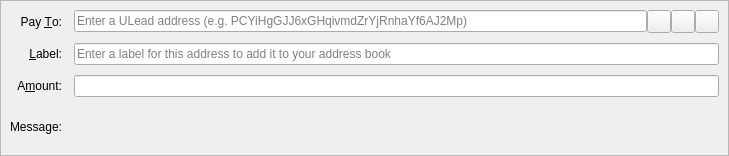
<?xml version="1.0" encoding="UTF-8"?>
<ui version="4.0">
 <class>SendCoinsEntry</class>
 <widget class="QStackedWidget" name="SendCoinsEntry">
  <property name="geometry">
   <rect>
    <x>0</x>
    <y>0</y>
    <width>729</width>
    <height>156</height>
   </rect>
  </property>
  <property name="focusPolicy">
   <enum>Qt::TabFocus</enum>
  </property>
  <property name="autoFillBackground">
   <bool>false</bool>
  </property>
  <widget class="QFrame" name="SendCoins">
   <property name="toolTip">
    <string>This is a normal payment.</string>
   </property>
   <property name="frameShape">
    <enum>QFrame::StyledPanel</enum>
   </property>
   <property name="frameShadow">
    <enum>QFrame::Sunken</enum>
   </property>
   <layout class="QGridLayout" name="gridLayout">
    <property name="horizontalSpacing">
     <number>12</number>
    </property>
    <property name="verticalSpacing">
     <number>10</number>
    </property>
    <item row="0" column="0">
     <widget class="QLabel" name="payToLabel">
      <property name="text">
       <string>Pay &amp;To:</string>
      </property>
      <property name="alignment">
       <set>Qt::AlignRight|Qt::AlignTrailing|Qt::AlignVCenter</set>
      </property>
      <property name="buddy">
       <cstring>payTo</cstring>
      </property>
     </widget>
    </item>
    <item row="0" column="1">
     <layout class="QHBoxLayout" name="payToLayout">
      <property name="spacing">
       <number>0</number>
      </property>
      <item>
       <widget class="QValidatedLineEdit" name="payTo">
        <property name="toolTip">
         <string>The ULead address to send the payment to</string>
        </property>
        <property name="inputMask">
         <string/>
        </property>
        <property name="placeholderText">
         <string>Enter a ULead address (e.g. PCYiHgGJJ6xGHqivmdZrYjRnhaYf6AJ2Mp)</string>
        </property>
       </widget>
      </item>
      <item>
       <widget class="QToolButton" name="addressBookButton">
        <property name="toolTip">
         <string>Choose previously used address</string>
        </property>
        <property name="text">
         <string/>
        </property>
        <property name="icon">
         <iconset resource="../ulead.qrc">
          <normaloff>:/icons/address-book</normaloff>:/icons/address-book</iconset>
        </property>
        <property name="iconSize">
         <size>
          <width>16</width>
          <height>16</height>
         </size>
        </property>
        <property name="shortcut">
         <string>Alt+A</string>
        </property>
       </widget>
      </item>
      <item>
       <widget class="QToolButton" name="pasteButton">
        <property name="toolTip">
         <string>Paste address from clipboard</string>
        </property>
        <property name="text">
         <string/>
        </property>
        <property name="icon">
         <iconset resource="../ulead.qrc">
          <normaloff>:/icons/editpaste</normaloff>:/icons/editpaste</iconset>
        </property>
        <property name="shortcut">
         <string>Alt+P</string>
        </property>
       </widget>
      </item>
      <item>
       <widget class="QToolButton" name="deleteButton">
        <property name="toolTip">
         <string>Remove this entry</string>
        </property>
        <property name="text">
         <string/>
        </property>
        <property name="icon">
         <iconset resource="../ulead.qrc">
          <normaloff>:/icons/remove</normaloff>:/icons/remove</iconset>
        </property>
       </widget>
      </item>
     </layout>
    </item>
    <item row="1" column="0">
     <widget class="QLabel" name="labelLabel">
      <property name="text">
       <string>&amp;Label:</string>
      </property>
      <property name="alignment">
       <set>Qt::AlignRight|Qt::AlignTrailing|Qt::AlignVCenter</set>
      </property>
      <property name="buddy">
       <cstring>addAsLabel</cstring>
      </property>
     </widget>
    </item>
    <item row="1" column="1">
     <widget class="QLineEdit" name="addAsLabel">
      <property name="toolTip">
       <string>Enter a label for this address to add it to the list of used addresses</string>
      </property>
      <property name="inputMask">
       <string/>
      </property>
      <property name="placeholderText">
       <string>Enter a label for this address to add it to your address book</string>
      </property>
     </widget>
    </item>
    <item row="2" column="0">
     <widget class="QLabel" name="amountLabel">
      <property name="text">
       <string>A&amp;mount:</string>
      </property>
      <property name="alignment">
       <set>Qt::AlignRight|Qt::AlignTrailing|Qt::AlignVCenter</set>
      </property>
      <property name="buddy">
       <cstring>payAmount</cstring>
      </property>
     </widget>
    </item>
    <item row="2" column="1">
     <widget class="BitcoinAmountField" name="payAmount"/>
    </item>
    <item row="3" column="0">
     <widget class="QLabel" name="messageLabel">
      <property name="text">
       <string>Message:</string>
      </property>
      <property name="alignment">
       <set>Qt::AlignRight|Qt::AlignTrailing|Qt::AlignVCenter</set>
      </property>
     </widget>
    </item>
    <item row="3" column="1">
     <widget class="QLabel" name="messageTextLabel">
      <property name="toolTip">
       <string>A message that was attached to the ULead: URI which will be stored with the transaction for your reference. Note: This message will not be sent over the ULead network.</string>
      </property>
      <property name="textFormat">
       <enum>Qt::PlainText</enum>
      </property>
     </widget>
    </item>
   </layout>
  </widget>
  <widget class="QFrame" name="SendCoins_InsecurePaymentRequest">
   <property name="palette">
    <palette>
     <active>
      <colorrole role="WindowText">
       <brush brushstyle="SolidPattern">
        <color alpha="255">
         <red>0</red>
         <green>0</green>
         <blue>0</blue>
        </color>
       </brush>
      </colorrole>
      <colorrole role="Button">
       <brush brushstyle="SolidPattern">
        <color alpha="255">
         <red>255</red>
         <green>255</green>
         <blue>127</blue>
        </color>
       </brush>
      </colorrole>
      <colorrole role="Light">
       <brush brushstyle="SolidPattern">
        <color alpha="255">
         <red>255</red>
         <green>255</green>
         <blue>255</blue>
        </color>
       </brush>
      </colorrole>
      <colorrole role="Midlight">
       <brush brushstyle="SolidPattern">
        <color alpha="255">
         <red>255</red>
         <green>255</green>
         <blue>191</blue>
        </color>
       </brush>
      </colorrole>
      <colorrole role="Dark">
       <brush brushstyle="SolidPattern">
        <color alpha="255">
         <red>127</red>
         <green>127</green>
         <blue>63</blue>
        </color>
       </brush>
      </colorrole>
      <colorrole role="Mid">
       <brush brushstyle="SolidPattern">
        <color alpha="255">
         <red>170</red>
         <green>170</green>
         <blue>84</blue>
        </color>
       </brush>
      </colorrole>
      <colorrole role="Text">
       <brush brushstyle="SolidPattern">
        <color alpha="255">
         <red>0</red>
         <green>0</green>
         <blue>0</blue>
        </color>
       </brush>
      </colorrole>
      <colorrole role="BrightText">
       <brush brushstyle="SolidPattern">
        <color alpha="255">
         <red>255</red>
         <green>255</green>
         <blue>255</blue>
        </color>
       </brush>
      </colorrole>
      <colorrole role="ButtonText">
       <brush brushstyle="SolidPattern">
        <color alpha="255">
         <red>0</red>
         <green>0</green>
         <blue>0</blue>
        </color>
       </brush>
      </colorrole>
      <colorrole role="Base">
       <brush brushstyle="SolidPattern">
        <color alpha="255">
         <red>255</red>
         <green>255</green>
         <blue>255</blue>
        </color>
       </brush>
      </colorrole>
      <colorrole role="Window">
       <brush brushstyle="SolidPattern">
        <color alpha="255">
         <red>255</red>
         <green>255</green>
         <blue>127</blue>
        </color>
       </brush>
      </colorrole>
      <colorrole role="Shadow">
       <brush brushstyle="SolidPattern">
        <color alpha="255">
         <red>0</red>
         <green>0</green>
         <blue>0</blue>
        </color>
       </brush>
      </colorrole>
      <colorrole role="AlternateBase">
       <brush brushstyle="SolidPattern">
        <color alpha="255">
         <red>255</red>
         <green>255</green>
         <blue>191</blue>
        </color>
       </brush>
      </colorrole>
      <colorrole role="ToolTipBase">
       <brush brushstyle="SolidPattern">
        <color alpha="255">
         <red>255</red>
         <green>255</green>
         <blue>220</blue>
        </color>
       </brush>
      </colorrole>
      <colorrole role="ToolTipText">
       <brush brushstyle="SolidPattern">
        <color alpha="255">
         <red>0</red>
         <green>0</green>
         <blue>0</blue>
        </color>
       </brush>
      </colorrole>
     </active>
     <inactive>
      <colorrole role="WindowText">
       <brush brushstyle="SolidPattern">
        <color alpha="255">
         <red>0</red>
         <green>0</green>
         <blue>0</blue>
        </color>
       </brush>
      </colorrole>
      <colorrole role="Button">
       <brush brushstyle="SolidPattern">
        <color alpha="255">
         <red>255</red>
         <green>255</green>
         <blue>127</blue>
        </color>
       </brush>
      </colorrole>
      <colorrole role="Light">
       <brush brushstyle="SolidPattern">
        <color alpha="255">
         <red>255</red>
         <green>255</green>
         <blue>255</blue>
        </color>
       </brush>
      </colorrole>
      <colorrole role="Midlight">
       <brush brushstyle="SolidPattern">
        <color alpha="255">
         <red>255</red>
         <green>255</green>
         <blue>191</blue>
        </color>
       </brush>
      </colorrole>
      <colorrole role="Dark">
       <brush brushstyle="SolidPattern">
        <color alpha="255">
         <red>127</red>
         <green>127</green>
         <blue>63</blue>
        </color>
       </brush>
      </colorrole>
      <colorrole role="Mid">
       <brush brushstyle="SolidPattern">
        <color alpha="255">
         <red>170</red>
         <green>170</green>
         <blue>84</blue>
        </color>
       </brush>
      </colorrole>
      <colorrole role="Text">
       <brush brushstyle="SolidPattern">
        <color alpha="255">
         <red>0</red>
         <green>0</green>
         <blue>0</blue>
        </color>
       </brush>
      </colorrole>
      <colorrole role="BrightText">
       <brush brushstyle="SolidPattern">
        <color alpha="255">
         <red>255</red>
         <green>255</green>
         <blue>255</blue>
        </color>
       </brush>
      </colorrole>
      <colorrole role="ButtonText">
       <brush brushstyle="SolidPattern">
        <color alpha="255">
         <red>0</red>
         <green>0</green>
         <blue>0</blue>
        </color>
       </brush>
      </colorrole>
      <colorrole role="Base">
       <brush brushstyle="SolidPattern">
        <color alpha="255">
         <red>255</red>
         <green>255</green>
         <blue>255</blue>
        </color>
       </brush>
      </colorrole>
      <colorrole role="Window">
       <brush brushstyle="SolidPattern">
        <color alpha="255">
         <red>255</red>
         <green>255</green>
         <blue>127</blue>
        </color>
       </brush>
      </colorrole>
      <colorrole role="Shadow">
       <brush brushstyle="SolidPattern">
        <color alpha="255">
         <red>0</red>
         <green>0</green>
         <blue>0</blue>
        </color>
       </brush>
      </colorrole>
      <colorrole role="AlternateBase">
       <brush brushstyle="SolidPattern">
        <color alpha="255">
         <red>255</red>
         <green>255</green>
         <blue>191</blue>
        </color>
       </brush>
      </colorrole>
      <colorrole role="ToolTipBase">
       <brush brushstyle="SolidPattern">
        <color alpha="255">
         <red>255</red>
         <green>255</green>
         <blue>220</blue>
        </color>
       </brush>
      </colorrole>
      <colorrole role="ToolTipText">
       <brush brushstyle="SolidPattern">
        <color alpha="255">
         <red>0</red>
         <green>0</green>
         <blue>0</blue>
        </color>
       </brush>
      </colorrole>
     </inactive>
     <disabled>
      <colorrole role="WindowText">
       <brush brushstyle="SolidPattern">
        <color alpha="255">
         <red>127</red>
         <green>127</green>
         <blue>63</blue>
        </color>
       </brush>
      </colorrole>
      <colorrole role="Button">
       <brush brushstyle="SolidPattern">
        <color alpha="255">
         <red>255</red>
         <green>255</green>
         <blue>127</blue>
        </color>
       </brush>
      </colorrole>
      <colorrole role="Light">
       <brush brushstyle="SolidPattern">
        <color alpha="255">
         <red>255</red>
         <green>255</green>
         <blue>255</blue>
        </color>
       </brush>
      </colorrole>
      <colorrole role="Midlight">
       <brush brushstyle="SolidPattern">
        <color alpha="255">
         <red>255</red>
         <green>255</green>
         <blue>191</blue>
        </color>
       </brush>
      </colorrole>
      <colorrole role="Dark">
       <brush brushstyle="SolidPattern">
        <color alpha="255">
         <red>127</red>
         <green>127</green>
         <blue>63</blue>
        </color>
       </brush>
      </colorrole>
      <colorrole role="Mid">
       <brush brushstyle="SolidPattern">
        <color alpha="255">
         <red>170</red>
         <green>170</green>
         <blue>84</blue>
        </color>
       </brush>
      </colorrole>
      <colorrole role="Text">
       <brush brushstyle="SolidPattern">
        <color alpha="255">
         <red>127</red>
         <green>127</green>
         <blue>63</blue>
        </color>
       </brush>
      </colorrole>
      <colorrole role="BrightText">
       <brush brushstyle="SolidPattern">
        <color alpha="255">
         <red>255</red>
         <green>255</green>
         <blue>255</blue>
        </color>
       </brush>
      </colorrole>
      <colorrole role="ButtonText">
       <brush brushstyle="SolidPattern">
        <color alpha="255">
         <red>127</red>
         <green>127</green>
         <blue>63</blue>
        </color>
       </brush>
      </colorrole>
      <colorrole role="Base">
       <brush brushstyle="SolidPattern">
        <color alpha="255">
         <red>255</red>
         <green>255</green>
         <blue>127</blue>
        </color>
       </brush>
      </colorrole>
      <colorrole role="Window">
       <brush brushstyle="SolidPattern">
        <color alpha="255">
         <red>255</red>
         <green>255</green>
         <blue>127</blue>
        </color>
       </brush>
      </colorrole>
      <colorrole role="Shadow">
       <brush brushstyle="SolidPattern">
        <color alpha="255">
         <red>0</red>
         <green>0</green>
         <blue>0</blue>
        </color>
       </brush>
      </colorrole>
      <colorrole role="AlternateBase">
       <brush brushstyle="SolidPattern">
        <color alpha="255">
         <red>255</red>
         <green>255</green>
         <blue>127</blue>
        </color>
       </brush>
      </colorrole>
      <colorrole role="ToolTipBase">
       <brush brushstyle="SolidPattern">
        <color alpha="255">
         <red>255</red>
         <green>255</green>
         <blue>220</blue>
        </color>
       </brush>
      </colorrole>
      <colorrole role="ToolTipText">
       <brush brushstyle="SolidPattern">
        <color alpha="255">
         <red>0</red>
         <green>0</green>
         <blue>0</blue>
        </color>
       </brush>
      </colorrole>
     </disabled>
    </palette>
   </property>
   <property name="toolTip">
    <string>This is an unverified payment request.</string>
   </property>
   <property name="autoFillBackground">
    <bool>true</bool>
   </property>
   <property name="frameShape">
    <enum>QFrame::StyledPanel</enum>
   </property>
   <property name="frameShadow">
    <enum>QFrame::Sunken</enum>
   </property>
   <layout class="QGridLayout" name="gridLayout_is">
    <property name="spacing">
     <number>12</number>
    </property>
    <item row="0" column="0">
     <widget class="QLabel" name="payToLabel_is">
      <property name="text">
       <string>Pay To:</string>
      </property>
      <property name="alignment">
       <set>Qt::AlignRight|Qt::AlignTrailing|Qt::AlignVCenter</set>
      </property>
     </widget>
    </item>
    <item row="0" column="1">
     <layout class="QHBoxLayout" name="payToLayout_is">
      <property name="spacing">
       <number>0</number>
      </property>
      <item>
       <widget class="QLabel" name="payTo_is"/>
      </item>
      <item>
       <widget class="QToolButton" name="deleteButton_is">
        <property name="toolTip">
         <string>Remove this entry</string>
        </property>
        <property name="text">
         <string/>
        </property>
        <property name="icon">
         <iconset resource="../ulead.qrc">
          <normaloff>:/icons/remove</normaloff>:/icons/remove</iconset>
        </property>
       </widget>
      </item>
     </layout>
    </item>
    <item row="1" column="0">
     <widget class="QLabel" name="memoLabel_is">
      <property name="text">
       <string>Memo:</string>
      </property>
      <property name="alignment">
       <set>Qt::AlignRight|Qt::AlignTrailing|Qt::AlignVCenter</set>
      </property>
     </widget>
    </item>
    <item row="1" column="1">
     <widget class="QLabel" name="memoTextLabel_is">
      <property name="textFormat">
       <enum>Qt::PlainText</enum>
      </property>
     </widget>
    </item>
    <item row="2" column="0">
     <widget class="QLabel" name="amountLabel_is">
      <property name="text">
       <string>A&amp;mount:</string>
      </property>
      <property name="alignment">
       <set>Qt::AlignRight|Qt::AlignTrailing|Qt::AlignVCenter</set>
      </property>
      <property name="buddy">
       <cstring>payAmount_is</cstring>
      </property>
     </widget>
    </item>
    <item row="2" column="1">
     <widget class="BitcoinAmountField" name="payAmount_is">
      <property name="acceptDrops">
       <bool>false</bool>
      </property>
     </widget>
    </item>
   </layout>
  </widget>
  <widget class="QFrame" name="SendCoins_SecurePaymentRequest">
   <property name="palette">
    <palette>
     <active>
      <colorrole role="WindowText">
       <brush brushstyle="SolidPattern">
        <color alpha="255">
         <red>0</red>
         <green>0</green>
         <blue>0</blue>
        </color>
       </brush>
      </colorrole>
      <colorrole role="Button">
       <brush brushstyle="SolidPattern">
        <color alpha="255">
         <red>140</red>
         <green>232</green>
         <blue>119</blue>
        </color>
       </brush>
      </colorrole>
      <colorrole role="Light">
       <brush brushstyle="SolidPattern">
        <color alpha="255">
         <red>230</red>
         <green>255</green>
         <blue>224</blue>
        </color>
       </brush>
      </colorrole>
      <colorrole role="Midlight">
       <brush brushstyle="SolidPattern">
        <color alpha="255">
         <red>185</red>
         <green>243</green>
         <blue>171</blue>
        </color>
       </brush>
      </colorrole>
      <colorrole role="Dark">
       <brush brushstyle="SolidPattern">
        <color alpha="255">
         <red>70</red>
         <green>116</green>
         <blue>59</blue>
        </color>
       </brush>
      </colorrole>
      <colorrole role="Mid">
       <brush brushstyle="SolidPattern">
        <color alpha="255">
         <red>93</red>
         <green>155</green>
         <blue>79</blue>
        </color>
       </brush>
      </colorrole>
      <colorrole role="Text">
       <brush brushstyle="SolidPattern">
        <color alpha="255">
         <red>0</red>
         <green>0</green>
         <blue>0</blue>
        </color>
       </brush>
      </colorrole>
      <colorrole role="BrightText">
       <brush brushstyle="SolidPattern">
        <color alpha="255">
         <red>155</red>
         <green>255</green>
         <blue>147</blue>
        </color>
       </brush>
      </colorrole>
      <colorrole role="ButtonText">
       <brush brushstyle="SolidPattern">
        <color alpha="255">
         <red>0</red>
         <green>0</green>
         <blue>0</blue>
        </color>
       </brush>
      </colorrole>
      <colorrole role="Base">
       <brush brushstyle="SolidPattern">
        <color alpha="255">
         <red>119</red>
         <green>255</green>
         <blue>233</blue>
        </color>
       </brush>
      </colorrole>
      <colorrole role="Window">
       <brush brushstyle="SolidPattern">
        <color alpha="255">
         <red>140</red>
         <green>232</green>
         <blue>119</blue>
        </color>
       </brush>
      </colorrole>
      <colorrole role="Shadow">
       <brush brushstyle="SolidPattern">
        <color alpha="255">
         <red>0</red>
         <green>0</green>
         <blue>0</blue>
        </color>
       </brush>
      </colorrole>
      <colorrole role="AlternateBase">
       <brush brushstyle="SolidPattern">
        <color alpha="255">
         <red>197</red>
         <green>243</green>
         <blue>187</blue>
        </color>
       </brush>
      </colorrole>
      <colorrole role="NoRole">
       <brush brushstyle="SolidPattern">
        <color alpha="255">
         <red>125</red>
         <green>194</green>
         <blue>122</blue>
        </color>
       </brush>
      </colorrole>
      <colorrole role="ToolTipBase">
       <brush brushstyle="SolidPattern">
        <color alpha="255">
         <red>255</red>
         <green>255</green>
         <blue>220</blue>
        </color>
       </brush>
      </colorrole>
      <colorrole role="ToolTipText">
       <brush brushstyle="SolidPattern">
        <color alpha="255">
         <red>0</red>
         <green>0</green>
         <blue>0</blue>
        </color>
       </brush>
      </colorrole>
     </active>
     <inactive>
      <colorrole role="WindowText">
       <brush brushstyle="SolidPattern">
        <color alpha="255">
         <red>0</red>
         <green>0</green>
         <blue>0</blue>
        </color>
       </brush>
      </colorrole>
      <colorrole role="Button">
       <brush brushstyle="SolidPattern">
        <color alpha="255">
         <red>140</red>
         <green>232</green>
         <blue>119</blue>
        </color>
       </brush>
      </colorrole>
      <colorrole role="Light">
       <brush brushstyle="SolidPattern">
        <color alpha="255">
         <red>230</red>
         <green>255</green>
         <blue>224</blue>
        </color>
       </brush>
      </colorrole>
      <colorrole role="Midlight">
       <brush brushstyle="SolidPattern">
        <color alpha="255">
         <red>185</red>
         <green>243</green>
         <blue>171</blue>
        </color>
       </brush>
      </colorrole>
      <colorrole role="Dark">
       <brush brushstyle="SolidPattern">
        <color alpha="255">
         <red>70</red>
         <green>116</green>
         <blue>59</blue>
        </color>
       </brush>
      </colorrole>
      <colorrole role="Mid">
       <brush brushstyle="SolidPattern">
        <color alpha="255">
         <red>93</red>
         <green>155</green>
         <blue>79</blue>
        </color>
       </brush>
      </colorrole>
      <colorrole role="Text">
       <brush brushstyle="SolidPattern">
        <color alpha="255">
         <red>0</red>
         <green>0</green>
         <blue>0</blue>
        </color>
       </brush>
      </colorrole>
      <colorrole role="BrightText">
       <brush brushstyle="SolidPattern">
        <color alpha="255">
         <red>155</red>
         <green>255</green>
         <blue>147</blue>
        </color>
       </brush>
      </colorrole>
      <colorrole role="ButtonText">
       <brush brushstyle="SolidPattern">
        <color alpha="255">
         <red>0</red>
         <green>0</green>
         <blue>0</blue>
        </color>
       </brush>
      </colorrole>
      <colorrole role="Base">
       <brush brushstyle="SolidPattern">
        <color alpha="255">
         <red>119</red>
         <green>255</green>
         <blue>233</blue>
        </color>
       </brush>
      </colorrole>
      <colorrole role="Window">
       <brush brushstyle="SolidPattern">
        <color alpha="255">
         <red>140</red>
         <green>232</green>
         <blue>119</blue>
        </color>
       </brush>
      </colorrole>
      <colorrole role="Shadow">
       <brush brushstyle="SolidPattern">
        <color alpha="255">
         <red>0</red>
         <green>0</green>
         <blue>0</blue>
        </color>
       </brush>
      </colorrole>
      <colorrole role="AlternateBase">
       <brush brushstyle="SolidPattern">
        <color alpha="255">
         <red>197</red>
         <green>243</green>
         <blue>187</blue>
        </color>
       </brush>
      </colorrole>
      <colorrole role="NoRole">
       <brush brushstyle="SolidPattern">
        <color alpha="255">
         <red>125</red>
         <green>194</green>
         <blue>122</blue>
        </color>
       </brush>
      </colorrole>
      <colorrole role="ToolTipBase">
       <brush brushstyle="SolidPattern">
        <color alpha="255">
         <red>255</red>
         <green>255</green>
         <blue>220</blue>
        </color>
       </brush>
      </colorrole>
      <colorrole role="ToolTipText">
       <brush brushstyle="SolidPattern">
        <color alpha="255">
         <red>0</red>
         <green>0</green>
         <blue>0</blue>
        </color>
       </brush>
      </colorrole>
     </inactive>
     <disabled>
      <colorrole role="WindowText">
       <brush brushstyle="SolidPattern">
        <color alpha="255">
         <red>70</red>
         <green>116</green>
         <blue>59</blue>
        </color>
       </brush>
      </colorrole>
      <colorrole role="Button">
       <brush brushstyle="SolidPattern">
        <color alpha="255">
         <red>140</red>
         <green>232</green>
         <blue>119</blue>
        </color>
       </brush>
      </colorrole>
      <colorrole role="Light">
       <brush brushstyle="SolidPattern">
        <color alpha="255">
         <red>230</red>
         <green>255</green>
         <blue>224</blue>
        </color>
       </brush>
      </colorrole>
      <colorrole role="Midlight">
       <brush brushstyle="SolidPattern">
        <color alpha="255">
         <red>185</red>
         <green>243</green>
         <blue>171</blue>
        </color>
       </brush>
      </colorrole>
      <colorrole role="Dark">
       <brush brushstyle="SolidPattern">
        <color alpha="255">
         <red>70</red>
         <green>116</green>
         <blue>59</blue>
        </color>
       </brush>
      </colorrole>
      <colorrole role="Mid">
       <brush brushstyle="SolidPattern">
        <color alpha="255">
         <red>93</red>
         <green>155</green>
         <blue>79</blue>
        </color>
       </brush>
      </colorrole>
      <colorrole role="Text">
       <brush brushstyle="SolidPattern">
        <color alpha="255">
         <red>70</red>
         <green>116</green>
         <blue>59</blue>
        </color>
       </brush>
      </colorrole>
      <colorrole role="BrightText">
       <brush brushstyle="SolidPattern">
        <color alpha="255">
         <red>155</red>
         <green>255</green>
         <blue>147</blue>
        </color>
       </brush>
      </colorrole>
      <colorrole role="ButtonText">
       <brush brushstyle="SolidPattern">
        <color alpha="255">
         <red>70</red>
         <green>116</green>
         <blue>59</blue>
        </color>
       </brush>
      </colorrole>
      <colorrole role="Base">
       <brush brushstyle="SolidPattern">
        <color alpha="255">
         <red>140</red>
         <green>232</green>
         <blue>119</blue>
        </color>
       </brush>
      </colorrole>
      <colorrole role="Window">
       <brush brushstyle="SolidPattern">
        <color alpha="255">
         <red>140</red>
         <green>232</green>
         <blue>119</blue>
        </color>
       </brush>
      </colorrole>
      <colorrole role="Shadow">
       <brush brushstyle="SolidPattern">
        <color alpha="255">
         <red>0</red>
         <green>0</green>
         <blue>0</blue>
        </color>
       </brush>
      </colorrole>
      <colorrole role="AlternateBase">
       <brush brushstyle="SolidPattern">
        <color alpha="255">
         <red>140</red>
         <green>232</green>
         <blue>119</blue>
        </color>
       </brush>
      </colorrole>
      <colorrole role="NoRole">
       <brush brushstyle="SolidPattern">
        <color alpha="255">
         <red>125</red>
         <green>194</green>
         <blue>122</blue>
        </color>
       </brush>
      </colorrole>
      <colorrole role="ToolTipBase">
       <brush brushstyle="SolidPattern">
        <color alpha="255">
         <red>255</red>
         <green>255</green>
         <blue>220</blue>
        </color>
       </brush>
      </colorrole>
      <colorrole role="ToolTipText">
       <brush brushstyle="SolidPattern">
        <color alpha="255">
         <red>0</red>
         <green>0</green>
         <blue>0</blue>
        </color>
       </brush>
      </colorrole>
     </disabled>
    </palette>
   </property>
   <property name="toolTip">
    <string>This is a verified payment request.</string>
   </property>
   <property name="autoFillBackground">
    <bool>true</bool>
   </property>
   <property name="frameShape">
    <enum>QFrame::StyledPanel</enum>
   </property>
   <property name="frameShadow">
    <enum>QFrame::Sunken</enum>
   </property>
   <layout class="QGridLayout" name="gridLayout_s">
    <property name="spacing">
     <number>12</number>
    </property>
    <item row="0" column="0">
     <widget class="QLabel" name="payToLabel_s">
      <property name="text">
       <string>Pay To:</string>
      </property>
      <property name="alignment">
       <set>Qt::AlignRight|Qt::AlignTrailing|Qt::AlignVCenter</set>
      </property>
     </widget>
    </item>
    <item row="0" column="1">
     <layout class="QHBoxLayout" name="payToLayout_s">
      <property name="spacing">
       <number>0</number>
      </property>
      <item>
       <widget class="QLabel" name="payTo_s">
        <property name="textFormat">
         <enum>Qt::PlainText</enum>
        </property>
       </widget>
      </item>
      <item>
       <widget class="QToolButton" name="deleteButton_s">
        <property name="toolTip">
         <string>Remove this entry</string>
        </property>
        <property name="text">
         <string/>
        </property>
        <property name="icon">
         <iconset resource="../ulead.qrc">
          <normaloff>:/icons/remove</normaloff>:/icons/remove</iconset>
        </property>
       </widget>
      </item>
     </layout>
    </item>
    <item row="1" column="0">
     <widget class="QLabel" name="memoLabel_s">
      <property name="text">
       <string>Memo:</string>
      </property>
      <property name="alignment">
       <set>Qt::AlignRight|Qt::AlignTrailing|Qt::AlignVCenter</set>
      </property>
     </widget>
    </item>
    <item row="1" column="1">
     <widget class="QLabel" name="memoTextLabel_s">
      <property name="textFormat">
       <enum>Qt::PlainText</enum>
      </property>
     </widget>
    </item>
    <item row="2" column="0">
     <widget class="QLabel" name="amountLabel_s">
      <property name="text">
       <string>A&amp;mount:</string>
      </property>
      <property name="alignment">
       <set>Qt::AlignRight|Qt::AlignTrailing|Qt::AlignVCenter</set>
      </property>
      <property name="buddy">
       <cstring>payAmount_s</cstring>
      </property>
     </widget>
    </item>
    <item row="2" column="1">
     <widget class="BitcoinAmountField" name="payAmount_s">
      <property name="acceptDrops">
       <bool>false</bool>
      </property>
     </widget>
    </item>
   </layout>
  </widget>
 </widget>
 <customwidgets>
  <customwidget>
   <class>QValidatedLineEdit</class>
   <extends>QLineEdit</extends>
   <header>qvalidatedlineedit.h</header>
  </customwidget>
  <customwidget>
   <class>BitcoinAmountField</class>
   <extends>QLineEdit</extends>
   <header>bitcoinamountfield.h</header>
   <container>1</container>
  </customwidget>
 </customwidgets>
 <tabstops>
  <tabstop>payTo</tabstop>
  <tabstop>addressBookButton</tabstop>
  <tabstop>pasteButton</tabstop>
  <tabstop>deleteButton</tabstop>
  <tabstop>addAsLabel</tabstop>
  <tabstop>payAmount</tabstop>
  <tabstop>payAmount_is</tabstop>
  <tabstop>deleteButton_is</tabstop>
  <tabstop>payAmount_s</tabstop>
  <tabstop>deleteButton_s</tabstop>
 </tabstops>
 <resources>
  <include location="../ulead.qrc"/>
 </resources>
 <connections/>
</ui>
